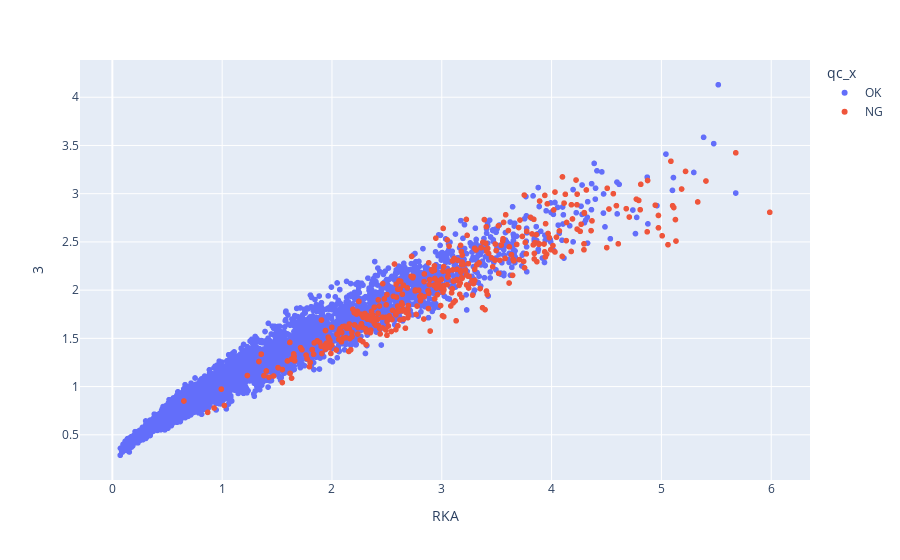

Notebook code cell kept with this figure:
### Markdown cell above
### Interation Plot

### Code cell
fig = px.scatter(plotdata, x='RKA', y='3', color='qc_x', custom_data=['id','RKA'])
                    
#set hover
fig.update_traces(
    hovertemplate = "<br>".join([
    "Sequence: %{customdata[0]}",
    "RKA: %{customdata[1]}"])
)
fig.show()

### Figure 1 — Plotly figure (JSON) as saved in the notebook; plotly's stock layout.template omitted (floating-point values rounded to 4 significant figures; data arrays with more than 128 entries replaced by an {"elided": "..."} marker saying what was removed)
{"data": [{"customdata": {"elided": "3703x2 mixed values"}, "hovertemplate": "Sequence: %{customdata[0]}<br>RKA: %{customdata[1]}", "legendgroup": "OK", "marker": {"color": "#636efa", "symbol": "circle"}, "mode": "markers", "name": "OK", "showlegend": true, "type": "scattergl", "x": {"elided": "3703 float values"}, "xaxis": "x", "y": {"elided": "3703 float values"}, "yaxis": "y"}, {"customdata": {"elided": "393x2 mixed values"}, "hovertemplate": "Sequence: %{customdata[0]}<br>RKA: %{customdata[1]}", "legendgroup": "NG", "marker": {"color": "#EF553B", "symbol": "circle"}, "mode": "markers", "name": "NG", "showlegend": true, "type": "scattergl", "x": {"elided": "393 float values"}, "xaxis": "x", "y": {"elided": "393 float values"}, "yaxis": "y"}], "layout": {"legend": {"title": {"text": "qc_x"}, "tracegroupgap": 0}, "margin": {"t": 60}, "xaxis": {"anchor": "y", "domain": [0, 1], "title": {"text": "RKA"}}, "yaxis": {"anchor": "x", "domain": [0, 1], "title": {"text": "3"}}}}
